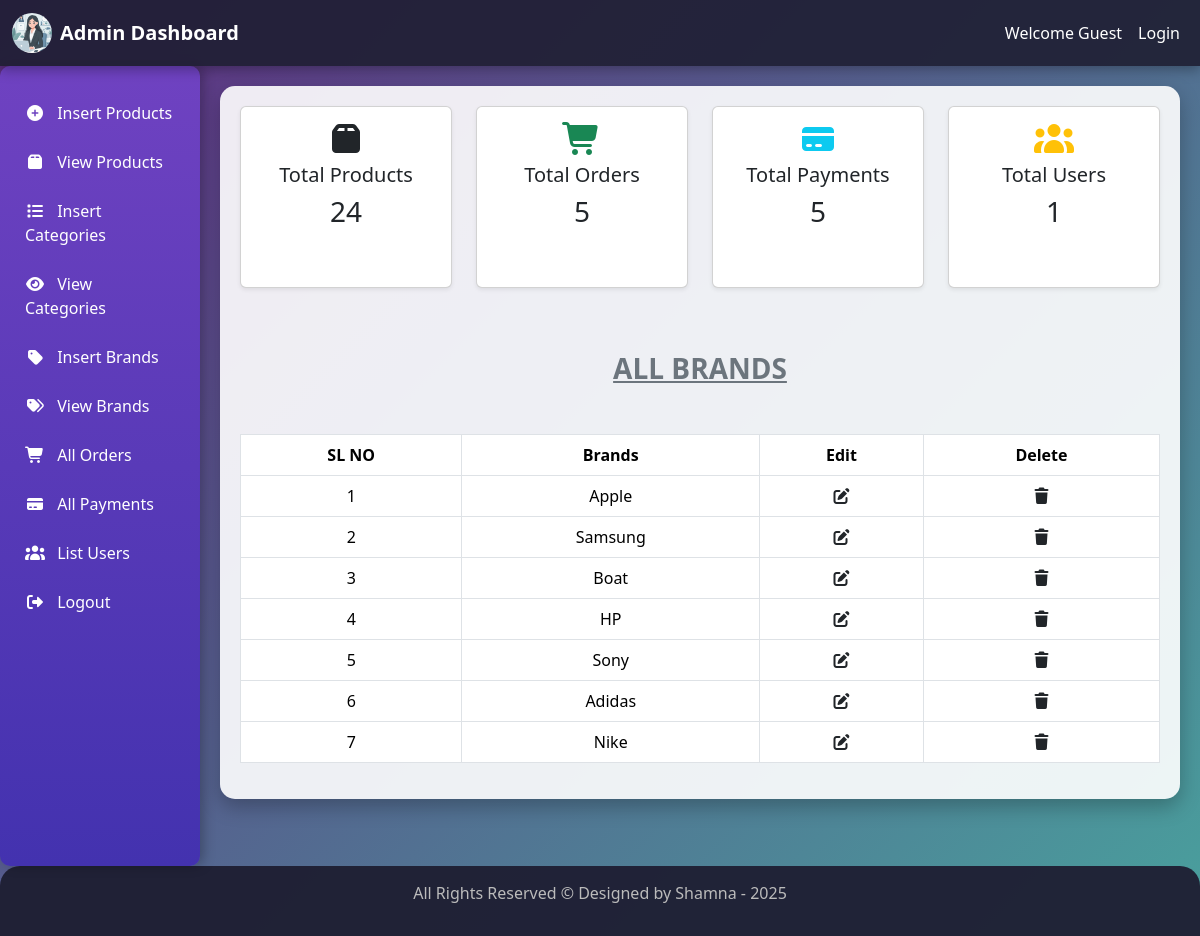
The page /admin_area/index.php?view-brands on the database its author committed.
### tables this page shows
CREATE TABLE `brands` (
  `brand_id` int(11) NOT NULL,
  `brand_title` varchar(100) NOT NULL
);

### admin_area/view-brands.php (the view, shortened to what this page needs)
<h3 class="text-center text-secondary mt-5"><u><b>ALL BRANDS</u></b></h3>
<table class="table table-bordered mt-5">
    <thead class="bg-info">
        <tr class="text-center">
            <th>SL NO</th>
            <th>Brands</th>
            <th>Edit</th>
            <th>Delete</th>
        </tr>
    </thead>
    <tbody class="bg-secondary text-dark">
    <?php
    $select_brands="select * from brands";
    $result=mysqli_query($con,$select_brands);
    $number=0;
    while($row=mysqli_fetch_assoc($result)){
        $brand_id=$row['brand_id'];
        $brand_title=$row['brand_title'];
        $number++;
    ?>
        <tr class="text-center">
            <td><?php echo $number;?></td>
            <td><?php echo $brand_title;?></td>
            <td><a href='index.php?edit_brands=<?php echo $brand_id; ?>' class='text-dark'>
                <i class='fa-solid fa-pen-to-square'></i></a></td>
            <td><a href='index.php?delete_brands=<?php echo $brand_id; ?>'
            type="button" class="text-dark" data-toggle="modal" data-target="#exampleModal">
            <i class='fa-solid fa-trash'></i></a></td>
        </tr>
        <?php   }  ?>
    </tbody>
</table>

### style.css (style rules this page uses)
* { margin:0; padding:0; box-sizing: border-box; }
body { background-color: #e6e4da; }

### admin_area/index.php (style rules this page uses)
body { background: linear-gradient(135deg, #5f2c82, #49a09d); font-family: 'Segoe UI', Tahoma, Geneva, Verdana, sans-serif; min-height: 100vh; overflow-x: hidden; }
.bg-secondary { background: #2e2e42 !important; }

### rows shown on the page
brands: brand_title "Apple"
brands: brand_title "Samsung"
brands: brand_title "Boat"
brands: brand_title "HP"
brands: brand_title "Sony"
brands: brand_title "Adidas"
brands: brand_title "Nike"

### other values the page prints
$count_products "24"
$count_orders "5"
$count_payments "5"
$count_users "1"
